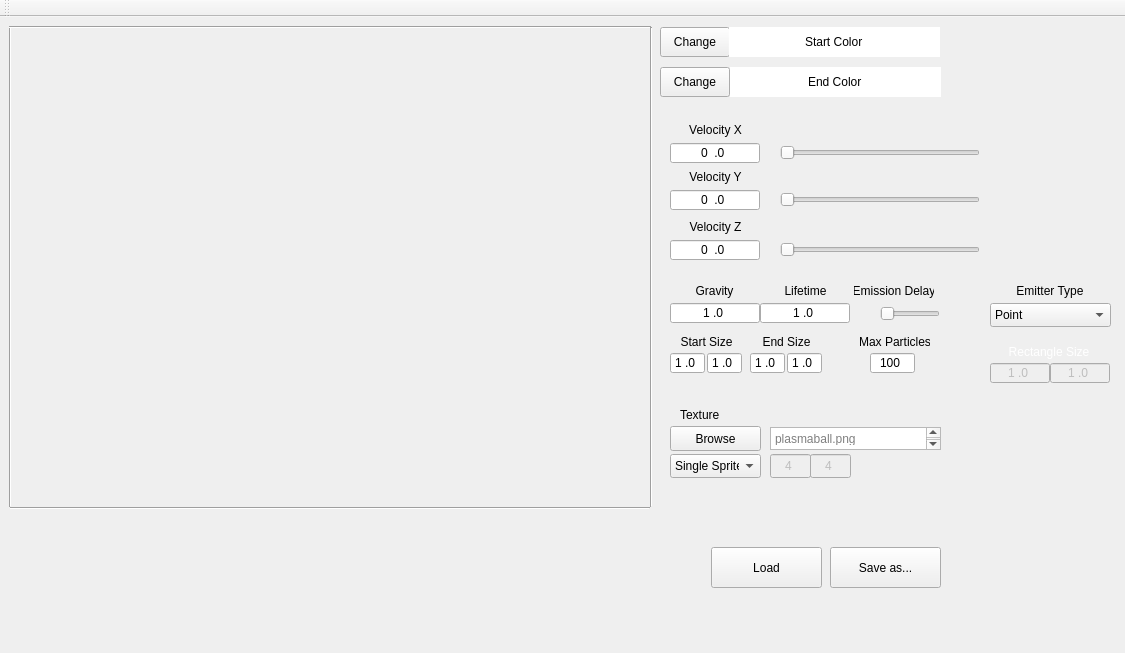
<?xml version="1.0" encoding="UTF-8"?>
<ui version="4.0">
 <class>ParticleEditorClass</class>
 <widget class="QMainWindow" name="ParticleEditorClass">
  <property name="geometry">
   <rect>
    <x>0</x>
    <y>0</y>
    <width>1125</width>
    <height>653</height>
   </rect>
  </property>
  <property name="sizePolicy">
   <sizepolicy hsizetype="Fixed" vsizetype="Fixed">
    <horstretch>0</horstretch>
    <verstretch>0</verstretch>
   </sizepolicy>
  </property>
  <property name="palette">
   <palette>
    <active>
     <colorrole role="WindowText">
      <brush brushstyle="SolidPattern">
       <color alpha="255">
        <red>0</red>
        <green>0</green>
        <blue>0</blue>
       </color>
      </brush>
     </colorrole>
    </active>
    <inactive>
     <colorrole role="WindowText">
      <brush brushstyle="SolidPattern">
       <color alpha="255">
        <red>0</red>
        <green>0</green>
        <blue>0</blue>
       </color>
      </brush>
     </colorrole>
    </inactive>
    <disabled>
     <colorrole role="WindowText">
      <brush brushstyle="SolidPattern">
       <color alpha="255">
        <red>255</red>
        <green>255</green>
        <blue>255</blue>
       </color>
      </brush>
     </colorrole>
    </disabled>
   </palette>
  </property>
  <property name="windowTitle">
   <string>Particle Editor (v. 0.1)</string>
  </property>
  <property name="styleSheet">
   <string notr="true"/>
  </property>
  <property name="tabShape">
   <enum>QTabWidget::Rounded</enum>
  </property>
  <widget class="MainContainer" name="maincontainer">
   <widget class="Graphics" name="graphics" native="true">
    <property name="geometry">
     <rect>
      <x>9</x>
      <y>9</y>
      <width>640</width>
      <height>480</height>
     </rect>
    </property>
   </widget>
   <widget class="QLabel" name="label_ParticleInfo">
    <property name="geometry">
     <rect>
      <x>10</x>
      <y>500</y>
      <width>361</width>
      <height>91</height>
     </rect>
    </property>
    <property name="font">
     <font>
      <pointsize>12</pointsize>
     </font>
    </property>
    <property name="text">
     <string>&lt;no info&gt;</string>
    </property>
    <property name="alignment">
     <set>Qt::AlignLeading|Qt::AlignLeft|Qt::AlignTop</set>
    </property>
   </widget>
   <widget class="Line" name="line">
    <property name="geometry">
     <rect>
      <x>650</x>
      <y>10</y>
      <width>3</width>
      <height>480</height>
     </rect>
    </property>
    <property name="orientation">
     <enum>Qt::Vertical</enum>
    </property>
   </widget>
   <widget class="Line" name="line_2">
    <property name="geometry">
     <rect>
      <x>9</x>
      <y>10</y>
      <width>3</width>
      <height>480</height>
     </rect>
    </property>
    <property name="orientation">
     <enum>Qt::Vertical</enum>
    </property>
   </widget>
   <widget class="Line" name="line_3">
    <property name="geometry">
     <rect>
      <x>10</x>
      <y>490</y>
      <width>640</width>
      <height>3</height>
     </rect>
    </property>
    <property name="orientation">
     <enum>Qt::Horizontal</enum>
    </property>
   </widget>
   <widget class="Line" name="line_4">
    <property name="geometry">
     <rect>
      <x>9</x>
      <y>9</y>
      <width>642</width>
      <height>3</height>
     </rect>
    </property>
    <property name="orientation">
     <enum>Qt::Horizontal</enum>
    </property>
   </widget>
   <widget class="QPushButton" name="browsepath">
    <property name="geometry">
     <rect>
      <x>670</x>
      <y>409</y>
      <width>91</width>
      <height>25</height>
     </rect>
    </property>
    <property name="text">
     <string>Browse</string>
    </property>
   </widget>
   <widget class="QLabel" name="label_Lifetime">
    <property name="geometry">
     <rect>
      <x>780</x>
      <y>264</y>
      <width>51</width>
      <height>20</height>
     </rect>
    </property>
    <property name="text">
     <string>Lifetime</string>
    </property>
    <property name="alignment">
     <set>Qt::AlignCenter</set>
    </property>
   </widget>
   <widget class="QLabel" name="label_VelocityX">
    <property name="geometry">
     <rect>
      <x>680</x>
      <y>103</y>
      <width>71</width>
      <height>20</height>
     </rect>
    </property>
    <property name="text">
     <string>Velocity X</string>
    </property>
    <property name="alignment">
     <set>Qt::AlignCenter</set>
    </property>
   </widget>
   <widget class="QLabel" name="label_EmissionDelay">
    <property name="geometry">
     <rect>
      <x>854</x>
      <y>264</y>
      <width>80</width>
      <height>20</height>
     </rect>
    </property>
    <property name="text">
     <string>Emission Delay</string>
    </property>
    <property name="alignment">
     <set>Qt::AlignCenter</set>
    </property>
   </widget>
   <widget class="QLabel" name="label_MaxParticles">
    <property name="geometry">
     <rect>
      <x>860</x>
      <y>317</y>
      <width>70</width>
      <height>16</height>
     </rect>
    </property>
    <property name="text">
     <string>Max Particles</string>
    </property>
    <property name="alignment">
     <set>Qt::AlignCenter</set>
    </property>
   </widget>
   <widget class="QTextBrowser" name="textBrowser">
    <property name="geometry">
     <rect>
      <x>770</x>
      <y>410</y>
      <width>171</width>
      <height>23</height>
     </rect>
    </property>
    <property name="textInteractionFlags">
     <set>Qt::NoTextInteraction</set>
    </property>
    <property name="placeholderText">
     <string>plasmaball.png</string>
    </property>
   </widget>
   <widget class="QPushButton" name="savePS">
    <property name="geometry">
     <rect>
      <x>830</x>
      <y>530</y>
      <width>111</width>
      <height>41</height>
     </rect>
    </property>
    <property name="text">
     <string>Save as...</string>
    </property>
   </widget>
   <widget class="QLabel" name="label_Gravity">
    <property name="geometry">
     <rect>
      <x>689</x>
      <y>264</y>
      <width>51</width>
      <height>20</height>
     </rect>
    </property>
    <property name="text">
     <string>Gravity</string>
    </property>
    <property name="alignment">
     <set>Qt::AlignCenter</set>
    </property>
   </widget>
   <widget class="QLabel" name="label_Texture">
    <property name="geometry">
     <rect>
      <x>680</x>
      <y>390</y>
      <width>91</width>
      <height>16</height>
     </rect>
    </property>
    <property name="text">
     <string>Texture</string>
    </property>
   </widget>
   <widget class="QPushButton" name="colorInBtn">
    <property name="geometry">
     <rect>
      <x>660</x>
      <y>10</y>
      <width>70</width>
      <height>30</height>
     </rect>
    </property>
    <property name="text">
     <string>Change</string>
    </property>
   </widget>
   <widget class="QLineEdit" name="colorInDisplay">
    <property name="geometry">
     <rect>
      <x>729</x>
      <y>10</y>
      <width>211</width>
      <height>30</height>
     </rect>
    </property>
    <property name="font">
     <font>
      <kerning>true</kerning>
     </font>
    </property>
    <property name="cursor">
     <cursorShape>IBeamCursor</cursorShape>
    </property>
    <property name="focusPolicy">
     <enum>Qt::NoFocus</enum>
    </property>
    <property name="contextMenuPolicy">
     <enum>Qt::NoContextMenu</enum>
    </property>
    <property name="text">
     <string>Start Color</string>
    </property>
    <property name="frame">
     <bool>false</bool>
    </property>
    <property name="alignment">
     <set>Qt::AlignCenter</set>
    </property>
    <property name="readOnly">
     <bool>true</bool>
    </property>
    <property name="placeholderText">
     <string>Color Start</string>
    </property>
   </widget>
   <widget class="QLineEdit" name="colorOutDisplay">
    <property name="geometry">
     <rect>
      <x>730</x>
      <y>50</y>
      <width>211</width>
      <height>30</height>
     </rect>
    </property>
    <property name="font">
     <font>
      <kerning>true</kerning>
     </font>
    </property>
    <property name="cursor">
     <cursorShape>IBeamCursor</cursorShape>
    </property>
    <property name="mouseTracking">
     <bool>false</bool>
    </property>
    <property name="focusPolicy">
     <enum>Qt::NoFocus</enum>
    </property>
    <property name="contextMenuPolicy">
     <enum>Qt::NoContextMenu</enum>
    </property>
    <property name="text">
     <string>End Color</string>
    </property>
    <property name="frame">
     <bool>false</bool>
    </property>
    <property name="alignment">
     <set>Qt::AlignCenter</set>
    </property>
    <property name="readOnly">
     <bool>true</bool>
    </property>
    <property name="placeholderText">
     <string>Color End</string>
    </property>
    <property name="clearButtonEnabled">
     <bool>false</bool>
    </property>
   </widget>
   <widget class="QPushButton" name="colorOutBtn">
    <property name="geometry">
     <rect>
      <x>660</x>
      <y>50</y>
      <width>70</width>
      <height>30</height>
     </rect>
    </property>
    <property name="text">
     <string>Change</string>
    </property>
   </widget>
   <widget class="QLabel" name="label_StartSize">
    <property name="geometry">
     <rect>
      <x>661</x>
      <y>317</y>
      <width>91</width>
      <height>16</height>
     </rect>
    </property>
    <property name="text">
     <string>Start Size</string>
    </property>
    <property name="alignment">
     <set>Qt::AlignCenter</set>
    </property>
   </widget>
   <widget class="QComboBox" name="emitterTypeBox">
    <property name="geometry">
     <rect>
      <x>990</x>
      <y>286</y>
      <width>121</width>
      <height>24</height>
     </rect>
    </property>
    <property name="layoutDirection">
     <enum>Qt::LeftToRight</enum>
    </property>
    <property name="currentText">
     <string>Point</string>
    </property>
    <item>
     <property name="text">
      <string>Point</string>
     </property>
    </item>
    <item>
     <property name="text">
      <string>Rectangle</string>
     </property>
    </item>
   </widget>
   <widget class="QLabel" name="label_EmitterType">
    <property name="geometry">
     <rect>
      <x>1000</x>
      <y>266</y>
      <width>100</width>
      <height>16</height>
     </rect>
    </property>
    <property name="text">
     <string>Emitter Type</string>
    </property>
    <property name="alignment">
     <set>Qt::AlignCenter</set>
    </property>
   </widget>
   <widget class="QLineEdit" name="velocityX">
    <property name="geometry">
     <rect>
      <x>670</x>
      <y>126</y>
      <width>90</width>
      <height>20</height>
     </rect>
    </property>
    <property name="inputMask">
     <string>##0\.00</string>
    </property>
    <property name="text">
     <string>0.0</string>
    </property>
    <property name="alignment">
     <set>Qt::AlignCenter</set>
    </property>
    <property name="placeholderText">
     <string>0.0</string>
    </property>
   </widget>
   <widget class="QLineEdit" name="velocityY">
    <property name="geometry">
     <rect>
      <x>670</x>
      <y>173</y>
      <width>90</width>
      <height>20</height>
     </rect>
    </property>
    <property name="inputMask">
     <string>##0\.00</string>
    </property>
    <property name="text">
     <string>0.0</string>
    </property>
    <property name="alignment">
     <set>Qt::AlignCenter</set>
    </property>
    <property name="placeholderText">
     <string>0.0</string>
    </property>
   </widget>
   <widget class="QLineEdit" name="velocityZ">
    <property name="geometry">
     <rect>
      <x>670</x>
      <y>223</y>
      <width>90</width>
      <height>20</height>
     </rect>
    </property>
    <property name="inputMask">
     <string>##0\.00</string>
    </property>
    <property name="text">
     <string>0.0</string>
    </property>
    <property name="alignment">
     <set>Qt::AlignCenter</set>
    </property>
    <property name="placeholderText">
     <string>0.0</string>
    </property>
   </widget>
   <widget class="QLineEdit" name="gravity">
    <property name="geometry">
     <rect>
      <x>670</x>
      <y>286</y>
      <width>90</width>
      <height>20</height>
     </rect>
    </property>
    <property name="inputMask">
     <string>#0\.00</string>
    </property>
    <property name="text">
     <string>1.0</string>
    </property>
    <property name="alignment">
     <set>Qt::AlignCenter</set>
    </property>
    <property name="placeholderText">
     <string>1.0</string>
    </property>
   </widget>
   <widget class="QLineEdit" name="lifetime">
    <property name="geometry">
     <rect>
      <x>760</x>
      <y>286</y>
      <width>90</width>
      <height>20</height>
     </rect>
    </property>
    <property name="inputMask">
     <string>#0\.00</string>
    </property>
    <property name="text">
     <string>1.0</string>
    </property>
    <property name="alignment">
     <set>Qt::AlignCenter</set>
    </property>
    <property name="placeholderText">
     <string>0.0</string>
    </property>
   </widget>
   <widget class="QLabel" name="label_VelocityY">
    <property name="geometry">
     <rect>
      <x>680</x>
      <y>150</y>
      <width>71</width>
      <height>20</height>
     </rect>
    </property>
    <property name="layoutDirection">
     <enum>Qt::LeftToRight</enum>
    </property>
    <property name="text">
     <string>Velocity Y</string>
    </property>
    <property name="alignment">
     <set>Qt::AlignCenter</set>
    </property>
   </widget>
   <widget class="QLabel" name="label_VelocityZ">
    <property name="geometry">
     <rect>
      <x>680</x>
      <y>200</y>
      <width>71</width>
      <height>20</height>
     </rect>
    </property>
    <property name="layoutDirection">
     <enum>Qt::LeftToRight</enum>
    </property>
    <property name="text">
     <string>Velocity Z</string>
    </property>
    <property name="alignment">
     <set>Qt::AlignCenter</set>
    </property>
   </widget>
   <widget class="QLineEdit" name="startSizeX">
    <property name="geometry">
     <rect>
      <x>670</x>
      <y>336</y>
      <width>35</width>
      <height>20</height>
     </rect>
    </property>
    <property name="inputMask">
     <string>#0\.00</string>
    </property>
    <property name="text">
     <string>1.0</string>
    </property>
    <property name="alignment">
     <set>Qt::AlignCenter</set>
    </property>
    <property name="placeholderText">
     <string>1.0</string>
    </property>
   </widget>
   <widget class="QLineEdit" name="startSizeY">
    <property name="geometry">
     <rect>
      <x>707</x>
      <y>336</y>
      <width>35</width>
      <height>20</height>
     </rect>
    </property>
    <property name="inputMask">
     <string>#0\.00</string>
    </property>
    <property name="text">
     <string>1.0</string>
    </property>
    <property name="alignment">
     <set>Qt::AlignCenter</set>
    </property>
    <property name="placeholderText">
     <string>1.0</string>
    </property>
   </widget>
   <widget class="QLineEdit" name="maxParticles">
    <property name="geometry">
     <rect>
      <x>870</x>
      <y>336</y>
      <width>45</width>
      <height>20</height>
     </rect>
    </property>
    <property name="inputMask">
     <string>9000</string>
    </property>
    <property name="text">
     <string>100</string>
    </property>
    <property name="alignment">
     <set>Qt::AlignCenter</set>
    </property>
    <property name="placeholderText">
     <string>100</string>
    </property>
   </widget>
   <widget class="QWidget" name="rectangleWidget" native="true">
    <property name="enabled">
     <bool>false</bool>
    </property>
    <property name="geometry">
     <rect>
      <x>990</x>
      <y>326</y>
      <width>120</width>
      <height>110</height>
     </rect>
    </property>
    <widget class="QLabel" name="label_SizeY_6">
     <property name="geometry">
      <rect>
       <x>4</x>
       <y>1</y>
       <width>110</width>
       <height>16</height>
      </rect>
     </property>
     <property name="text">
      <string>Rectangle Size</string>
     </property>
     <property name="alignment">
      <set>Qt::AlignCenter</set>
     </property>
    </widget>
    <widget class="QLineEdit" name="rectSizeX">
     <property name="geometry">
      <rect>
       <x>0</x>
       <y>20</y>
       <width>60</width>
       <height>20</height>
      </rect>
     </property>
     <property name="inputMask">
      <string>#0\.00</string>
     </property>
     <property name="text">
      <string>1.0</string>
     </property>
     <property name="alignment">
      <set>Qt::AlignCenter</set>
     </property>
     <property name="placeholderText">
      <string>0.0</string>
     </property>
    </widget>
    <widget class="QLineEdit" name="rectSizeZ">
     <property name="geometry">
      <rect>
       <x>60</x>
       <y>20</y>
       <width>60</width>
       <height>20</height>
      </rect>
     </property>
     <property name="inputMask">
      <string>#0\.00</string>
     </property>
     <property name="text">
      <string>1.0</string>
     </property>
     <property name="alignment">
      <set>Qt::AlignCenter</set>
     </property>
     <property name="placeholderText">
      <string>0.0</string>
     </property>
    </widget>
   </widget>
   <widget class="QPushButton" name="loadPS">
    <property name="geometry">
     <rect>
      <x>711</x>
      <y>530</y>
      <width>111</width>
      <height>41</height>
     </rect>
    </property>
    <property name="text">
     <string>Load</string>
    </property>
   </widget>
   <widget class="QComboBox" name="textureTypeBox">
    <property name="geometry">
     <rect>
      <x>670</x>
      <y>437</y>
      <width>91</width>
      <height>24</height>
     </rect>
    </property>
    <property name="layoutDirection">
     <enum>Qt::LeftToRight</enum>
    </property>
    <property name="currentText">
     <string>Single Sprite</string>
    </property>
    <item>
     <property name="text">
      <string>Single Sprite</string>
     </property>
    </item>
    <item>
     <property name="text">
      <string>Sprite Sheet</string>
     </property>
    </item>
   </widget>
   <widget class="QWidget" name="spriteSheetWidget" native="true">
    <property name="enabled">
     <bool>false</bool>
    </property>
    <property name="geometry">
     <rect>
      <x>770</x>
      <y>437</y>
      <width>81</width>
      <height>24</height>
     </rect>
    </property>
    <widget class="QLineEdit" name="spriteColumns">
     <property name="geometry">
      <rect>
       <x>0</x>
       <y>0</y>
       <width>41</width>
       <height>24</height>
      </rect>
     </property>
     <property name="inputMask">
      <string>90</string>
     </property>
     <property name="text">
      <string>4</string>
     </property>
     <property name="alignment">
      <set>Qt::AlignCenter</set>
     </property>
     <property name="placeholderText">
      <string>0.0</string>
     </property>
    </widget>
    <widget class="QLineEdit" name="spriteRows">
     <property name="geometry">
      <rect>
       <x>40</x>
       <y>0</y>
       <width>41</width>
       <height>24</height>
      </rect>
     </property>
     <property name="inputMask">
      <string>90</string>
     </property>
     <property name="text">
      <string>4</string>
     </property>
     <property name="alignment">
      <set>Qt::AlignCenter</set>
     </property>
     <property name="placeholderText">
      <string>0.0</string>
     </property>
    </widget>
   </widget>
   <widget class="QLineEdit" name="endSizeY">
    <property name="geometry">
     <rect>
      <x>787</x>
      <y>336</y>
      <width>35</width>
      <height>20</height>
     </rect>
    </property>
    <property name="inputMask">
     <string>#0\.00</string>
    </property>
    <property name="text">
     <string>1.0</string>
    </property>
    <property name="alignment">
     <set>Qt::AlignCenter</set>
    </property>
    <property name="placeholderText">
     <string>1.0</string>
    </property>
   </widget>
   <widget class="QLabel" name="label_EndSize">
    <property name="geometry">
     <rect>
      <x>741</x>
      <y>317</y>
      <width>91</width>
      <height>16</height>
     </rect>
    </property>
    <property name="text">
     <string>End Size</string>
    </property>
    <property name="alignment">
     <set>Qt::AlignCenter</set>
    </property>
   </widget>
   <widget class="QLineEdit" name="endSizeX">
    <property name="geometry">
     <rect>
      <x>750</x>
      <y>336</y>
      <width>35</width>
      <height>20</height>
     </rect>
    </property>
    <property name="inputMask">
     <string>#0\.00</string>
    </property>
    <property name="text">
     <string>1.0</string>
    </property>
    <property name="alignment">
     <set>Qt::AlignCenter</set>
    </property>
    <property name="placeholderText">
     <string>1.0</string>
    </property>
   </widget>
   <widget class="QLabel" name="textureView">
    <property name="geometry">
     <rect>
      <x>870</x>
      <y>450</y>
      <width>64</width>
      <height>64</height>
     </rect>
    </property>
    <property name="text">
     <string/>
    </property>
    <property name="scaledContents">
     <bool>true</bool>
    </property>
   </widget>
   <widget class="QSlider" name="emissionDelaySlider">
    <property name="geometry">
     <rect>
      <x>880</x>
      <y>286</y>
      <width>60</width>
      <height>22</height>
     </rect>
    </property>
    <property name="minimum">
     <number>1</number>
    </property>
    <property name="maximum">
     <number>100</number>
    </property>
    <property name="orientation">
     <enum>Qt::Horizontal</enum>
    </property>
   </widget>
   <widget class="QLabel" name="label_EmDelaySlide">
    <property name="geometry">
     <rect>
      <x>857</x>
      <y>290</y>
      <width>30</width>
      <height>13</height>
     </rect>
    </property>
    <property name="text">
     <string/>
    </property>
    <property name="textInteractionFlags">
     <set>Qt::NoTextInteraction</set>
    </property>
   </widget>
   <widget class="QSlider" name="velocityXSlider">
    <property name="geometry">
     <rect>
      <x>780</x>
      <y>125</y>
      <width>200</width>
      <height>22</height>
     </rect>
    </property>
    <property name="orientation">
     <enum>Qt::Horizontal</enum>
    </property>
   </widget>
   <widget class="QSlider" name="velocityYSlider">
    <property name="geometry">
     <rect>
      <x>780</x>
      <y>172</y>
      <width>200</width>
      <height>22</height>
     </rect>
    </property>
    <property name="orientation">
     <enum>Qt::Horizontal</enum>
    </property>
   </widget>
   <widget class="QSlider" name="velocityZSlider">
    <property name="geometry">
     <rect>
      <x>780</x>
      <y>222</y>
      <width>200</width>
      <height>22</height>
     </rect>
    </property>
    <property name="orientation">
     <enum>Qt::Horizontal</enum>
    </property>
   </widget>
  </widget>
  <widget class="QMenuBar" name="menuBar">
   <property name="geometry">
    <rect>
     <x>0</x>
     <y>0</y>
     <width>1125</width>
     <height>21</height>
    </rect>
   </property>
  </widget>
  <widget class="QToolBar" name="mainToolBar">
   <attribute name="toolBarArea">
    <enum>TopToolBarArea</enum>
   </attribute>
   <attribute name="toolBarBreak">
    <bool>false</bool>
   </attribute>
  </widget>
 </widget>
 <layoutdefault spacing="6" margin="11"/>
 <customwidgets>
  <customwidget>
   <class>Graphics</class>
   <extends>QWidget</extends>
   <header>graphics.h</header>
   <container>1</container>
  </customwidget>
  <customwidget>
   <class>MainContainer</class>
   <extends>QWidget</extends>
   <header>maincontainer.h</header>
   <container>1</container>
   <slots>
    <slot>setLifetime()</slot>
    <slot>setEmissionDelay(int)</slot>
    <slot>setVelocityX()</slot>
    <slot>setVelocityY()</slot>
    <slot>setVelocityZ()</slot>
    <slot>setMaxParticles()</slot>
    <slot>browse()</slot>
    <slot>save()</slot>
    <slot>setGravity()</slot>
    <slot>colorIn()</slot>
    <slot>colorOut()</slot>
    <slot>scaleModeChanged(int)</slot>
    <slot>startSizeX()</slot>
    <slot>startSizeY()</slot>
    <slot>emitterTypeChanged(int)</slot>
    <slot>rectResize()</slot>
    <slot>load()</slot>
    <slot>textureTypeChanged(int)</slot>
    <slot>endSizeX()</slot>
    <slot>endSizeY()</slot>
    <slot>setColumnsRows()</slot>
    <slot>setVelocityXSlider(int)</slot>
    <slot>setVelocityYSlider(int)</slot>
    <slot>setVelocityZSlider(int)</slot>
   </slots>
  </customwidget>
 </customwidgets>
 <resources>
  <include location="particleeditor.qrc"/>
 </resources>
 <connections>
  <connection>
   <sender>browsepath</sender>
   <signal>clicked()</signal>
   <receiver>maincontainer</receiver>
   <slot>browse()</slot>
   <hints>
    <hint type="sourcelabel">
     <x>707</x>
     <y>518</y>
    </hint>
    <hint type="destinationlabel">
     <x>474</x>
     <y>332</y>
    </hint>
   </hints>
  </connection>
  <connection>
   <sender>savePS</sender>
   <signal>clicked()</signal>
   <receiver>maincontainer</receiver>
   <slot>save()</slot>
   <hints>
    <hint type="sourcelabel">
     <x>835</x>
     <y>593</y>
    </hint>
    <hint type="destinationlabel">
     <x>474</x>
     <y>332</y>
    </hint>
   </hints>
  </connection>
  <connection>
   <sender>colorInBtn</sender>
   <signal>clicked()</signal>
   <receiver>maincontainer</receiver>
   <slot>colorIn()</slot>
   <hints>
    <hint type="sourcelabel">
     <x>734</x>
     <y>57</y>
    </hint>
    <hint type="destinationlabel">
     <x>474</x>
     <y>332</y>
    </hint>
   </hints>
  </connection>
  <connection>
   <sender>colorOutBtn</sender>
   <signal>clicked()</signal>
   <receiver>maincontainer</receiver>
   <slot>colorOut()</slot>
   <hints>
    <hint type="sourcelabel">
     <x>694</x>
     <y>97</y>
    </hint>
    <hint type="destinationlabel">
     <x>474</x>
     <y>332</y>
    </hint>
   </hints>
  </connection>
  <connection>
   <sender>velocityX</sender>
   <signal>editingFinished()</signal>
   <receiver>maincontainer</receiver>
   <slot>setVelocityX()</slot>
   <hints>
    <hint type="sourcelabel">
     <x>714</x>
     <y>152</y>
    </hint>
    <hint type="destinationlabel">
     <x>474</x>
     <y>332</y>
    </hint>
   </hints>
  </connection>
  <connection>
   <sender>velocityY</sender>
   <signal>editingFinished()</signal>
   <receiver>maincontainer</receiver>
   <slot>setVelocityY()</slot>
   <hints>
    <hint type="sourcelabel">
     <x>804</x>
     <y>152</y>
    </hint>
    <hint type="destinationlabel">
     <x>474</x>
     <y>332</y>
    </hint>
   </hints>
  </connection>
  <connection>
   <sender>velocityZ</sender>
   <signal>editingFinished()</signal>
   <receiver>maincontainer</receiver>
   <slot>setVelocityZ()</slot>
   <hints>
    <hint type="sourcelabel">
     <x>894</x>
     <y>152</y>
    </hint>
    <hint type="destinationlabel">
     <x>474</x>
     <y>332</y>
    </hint>
   </hints>
  </connection>
  <connection>
   <sender>gravity</sender>
   <signal>editingFinished()</signal>
   <receiver>maincontainer</receiver>
   <slot>setGravity()</slot>
   <hints>
    <hint type="sourcelabel">
     <x>714</x>
     <y>202</y>
    </hint>
    <hint type="destinationlabel">
     <x>474</x>
     <y>332</y>
    </hint>
   </hints>
  </connection>
  <connection>
   <sender>lifetime</sender>
   <signal>editingFinished()</signal>
   <receiver>maincontainer</receiver>
   <slot>setLifetime()</slot>
   <hints>
    <hint type="sourcelabel">
     <x>804</x>
     <y>202</y>
    </hint>
    <hint type="destinationlabel">
     <x>474</x>
     <y>332</y>
    </hint>
   </hints>
  </connection>
  <connection>
   <sender>startSizeX</sender>
   <signal>editingFinished()</signal>
   <receiver>maincontainer</receiver>
   <slot>startSizeX()</slot>
   <hints>
    <hint type="sourcelabel">
     <x>714</x>
     <y>252</y>
    </hint>
    <hint type="destinationlabel">
     <x>474</x>
     <y>332</y>
    </hint>
   </hints>
  </connection>
  <connection>
   <sender>startSizeY</sender>
   <signal>editingFinished()</signal>
   <receiver>maincontainer</receiver>
   <slot>startSizeY()</slot>
   <hints>
    <hint type="sourcelabel">
     <x>804</x>
     <y>252</y>
    </hint>
    <hint type="destinationlabel">
     <x>474</x>
     <y>332</y>
    </hint>
   </hints>
  </connection>
  <connection>
   <sender>maxParticles</sender>
   <signal>editingFinished()</signal>
   <receiver>maincontainer</receiver>
   <slot>setMaxParticles()</slot>
   <hints>
    <hint type="sourcelabel">
     <x>894</x>
     <y>252</y>
    </hint>
    <hint type="destinationlabel">
     <x>474</x>
     <y>332</y>
    </hint>
   </hints>
  </connection>
  <connection>
   <sender>emitterTypeBox</sender>
   <signal>currentIndexChanged(int)</signal>
   <receiver>maincontainer</receiver>
   <slot>emitterTypeChanged(int)</slot>
   <hints>
    <hint type="sourcelabel">
     <x>880</x>
     <y>304</y>
    </hint>
    <hint type="destinationlabel">
     <x>474</x>
     <y>332</y>
    </hint>
   </hints>
  </connection>
  <connection>
   <sender>rectSizeX</sender>
   <signal>editingFinished()</signal>
   <receiver>maincontainer</receiver>
   <slot>rectResize()</slot>
   <hints>
    <hint type="sourcelabel">
     <x>849</x>
     <y>402</y>
    </hint>
    <hint type="destinationlabel">
     <x>474</x>
     <y>332</y>
    </hint>
   </hints>
  </connection>
  <connection>
   <sender>rectSizeZ</sender>
   <signal>editingFinished()</signal>
   <receiver>maincontainer</receiver>
   <slot>rectResize()</slot>
   <hints>
    <hint type="sourcelabel">
     <x>909</x>
     <y>402</y>
    </hint>
    <hint type="destinationlabel">
     <x>474</x>
     <y>332</y>
    </hint>
   </hints>
  </connection>
  <connection>
   <sender>loadPS</sender>
   <signal>clicked()</signal>
   <receiver>maincontainer</receiver>
   <slot>load()</slot>
   <hints>
    <hint type="sourcelabel">
     <x>885</x>
     <y>553</y>
    </hint>
    <hint type="destinationlabel">
     <x>474</x>
     <y>332</y>
    </hint>
   </hints>
  </connection>
  <connection>
   <sender>textureTypeBox</sender>
   <signal>currentIndexChanged(int)</signal>
   <receiver>maincontainer</receiver>
   <slot>textureTypeChanged(int)</slot>
   <hints>
    <hint type="sourcelabel">
     <x>715</x>
     <y>511</y>
    </hint>
    <hint type="destinationlabel">
     <x>474</x>
     <y>332</y>
    </hint>
   </hints>
  </connection>
  <connection>
   <sender>endSizeX</sender>
   <signal>editingFinished()</signal>
   <receiver>maincontainer</receiver>
   <slot>endSizeX()</slot>
   <hints>
    <hint type="sourcelabel">
     <x>767</x>
     <y>252</y>
    </hint>
    <hint type="destinationlabel">
     <x>474</x>
     <y>332</y>
    </hint>
   </hints>
  </connection>
  <connection>
   <sender>endSizeY</sender>
   <signal>editingFinished()</signal>
   <receiver>maincontainer</receiver>
   <slot>endSizeY()</slot>
   <hints>
    <hint type="sourcelabel">
     <x>804</x>
     <y>252</y>
    </hint>
    <hint type="destinationlabel">
     <x>474</x>
     <y>332</y>
    </hint>
   </hints>
  </connection>
  <connection>
   <sender>spriteColumns</sender>
   <signal>editingFinished()</signal>
   <receiver>maincontainer</receiver>
   <slot>setColumnsRows()</slot>
   <hints>
    <hint type="sourcelabel">
     <x>790</x>
     <y>511</y>
    </hint>
    <hint type="destinationlabel">
     <x>474</x>
     <y>332</y>
    </hint>
   </hints>
  </connection>
  <connection>
   <sender>spriteRows</sender>
   <signal>editingFinished()</signal>
   <receiver>maincontainer</receiver>
   <slot>setColumnsRows()</slot>
   <hints>
    <hint type="sourcelabel">
     <x>830</x>
     <y>511</y>
    </hint>
    <hint type="destinationlabel">
     <x>474</x>
     <y>332</y>
    </hint>
   </hints>
  </connection>
  <connection>
   <sender>emissionDelaySlider</sender>
   <signal>valueChanged(int)</signal>
   <receiver>maincontainer</receiver>
   <slot>setEmissionDelay(int)</slot>
   <hints>
    <hint type="sourcelabel">
     <x>545</x>
     <y>573</y>
    </hint>
    <hint type="destinationlabel">
     <x>474</x>
     <y>332</y>
    </hint>
   </hints>
  </connection>
  <connection>
   <sender>velocityXSlider</sender>
   <signal>valueChanged(int)</signal>
   <receiver>maincontainer</receiver>
   <slot>setVelocityXSlider(int)</slot>
   <hints>
    <hint type="sourcelabel">
     <x>879</x>
     <y>168</y>
    </hint>
    <hint type="destinationlabel">
     <x>562</x>
     <y>342</y>
    </hint>
   </hints>
  </connection>
  <connection>
   <sender>velocityYSlider</sender>
   <signal>valueChanged(int)</signal>
   <receiver>maincontainer</receiver>
   <slot>setVelocityYSlider(int)</slot>
   <hints>
    <hint type="sourcelabel">
     <x>879</x>
     <y>215</y>
    </hint>
    <hint type="destinationlabel">
     <x>562</x>
     <y>342</y>
    </hint>
   </hints>
  </connection>
  <connection>
   <sender>velocityZSlider</sender>
   <signal>valueChanged(int)</signal>
   <receiver>maincontainer</receiver>
   <slot>setVelocityZSlider(int)</slot>
   <hints>
    <hint type="sourcelabel">
     <x>879</x>
     <y>265</y>
    </hint>
    <hint type="destinationlabel">
     <x>562</x>
     <y>342</y>
    </hint>
   </hints>
  </connection>
 </connections>
</ui>
